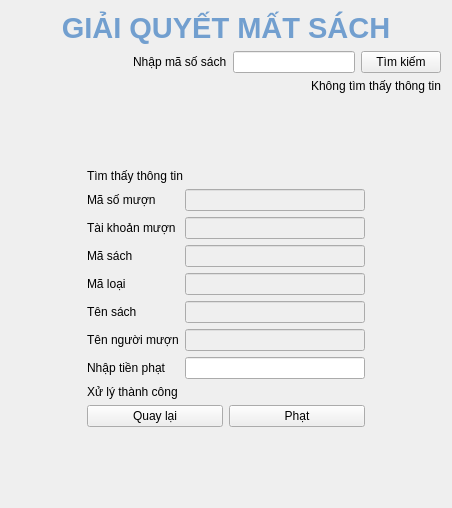
          <widget class="QWidget" name="tab_5">
           <attribute name="title">
            <string>Giải quyết mất sách</string>
           </attribute>
           <layout class="QGridLayout" name="gridLayout_18">
            <item row="4" column="1">
             <widget class="QWidget" name="lostBook_fineForm" native="true">
              <layout class="QVBoxLayout" name="verticalLayout_6">
               <property name="leftMargin">
                <number>30</number>
               </property>
               <property name="topMargin">
                <number>30</number>
               </property>
               <property name="rightMargin">
                <number>30</number>
               </property>
               <property name="bottomMargin">
                <number>30</number>
               </property>
               <item>
                <widget class="QLabel" name="label_29">
                 <property name="text">
                  <string>Tìm thấy thông tin</string>
                 </property>
                </widget>
               </item>
               <item>
                <layout class="QHBoxLayout" name="horizontalLayout_22">
                 <property name="topMargin">
                  <number>0</number>
                 </property>
                 <item>
                  <widget class="QLabel" name="label_30">
                   <property name="text">
                    <string>Mã số mượn</string>
                   </property>
                  </widget>
                 </item>
                 <item>
                  <widget class="QLineEdit" name="lostBook_rentIdLine">
                   <property name="enabled">
                    <bool>false</bool>
                   </property>
                   <property name="minimumSize">
                    <size>
                     <width>180</width>
                     <height>0</height>
                    </size>
                   </property>
                   <property name="maximumSize">
                    <size>
                     <width>180</width>
                     <height>16777215</height>
                    </size>
                   </property>
                   <property name="readOnly">
                    <bool>true</bool>
                   </property>
                  </widget>
                 </item>
                </layout>
               </item>
               <item>
                <layout class="QHBoxLayout" name="horizontalLayout_28">
                 <property name="bottomMargin">
                  <number>0</number>
                 </property>
                 <item>
                  <widget class="QLabel" name="label_28">
                   <property name="text">
                    <string>Tài khoản mượn</string>
                   </property>
                  </widget>
                 </item>
                 <item>
                  <widget class="QLineEdit" name="lostBook_accIDLine">
                   <property name="enabled">
                    <bool>false</bool>
                   </property>
                   <property name="minimumSize">
                    <size>
                     <width>180</width>
                     <height>0</height>
                    </size>
                   </property>
                   <property name="maximumSize">
                    <size>
                     <width>180</width>
                     <height>16777215</height>
                    </size>
                   </property>
                  </widget>
                 </item>
                </layout>
               </item>
               <item>
                <layout class="QHBoxLayout" name="horizontalLayout_23">
                 <property name="topMargin">
                  <number>0</number>
                 </property>
                 <item>
                  <widget class="QLabel" name="label_31">
                   <property name="text">
                    <string>Mã sách</string>
                   </property>
                  </widget>
                 </item>
                 <item>
                  <widget class="QLineEdit" name="lostBook_bookIDLine">
                   <property name="enabled">
                    <bool>false</bool>
                   </property>
                   <property name="minimumSize">
                    <size>
                     <width>180</width>
                     <height>0</height>
                    </size>
                   </property>
                   <property name="maximumSize">
                    <size>
                     <width>180</width>
                     <height>16777215</height>
                    </size>
                   </property>
                   <property name="readOnly">
                    <bool>true</bool>
                   </property>
                  </widget>
                 </item>
                </layout>
               </item>
               <item>
                <layout class="QHBoxLayout" name="horizontalLayout_56">
                 <property name="topMargin">
                  <number>0</number>
                 </property>
                 <item>
                  <widget class="QLabel" name="label_63">
                   <property name="text">
                    <string>Mã loại</string>
                   </property>
                  </widget>
                 </item>
                 <item>
                  <widget class="QLineEdit" name="lostBook_BTypeID">
                   <property name="enabled">
                    <bool>false</bool>
                   </property>
                   <property name="minimumSize">
                    <size>
                     <width>180</width>
                     <height>0</height>
                    </size>
                   </property>
                   <property name="maximumSize">
                    <size>
                     <width>180</width>
                     <height>16777215</height>
                    </size>
                   </property>
                  </widget>
                 </item>
                </layout>
               </item>
               <item>
                <layout class="QHBoxLayout" name="horizontalLayout_24">
                 <property name="topMargin">
                  <number>0</number>
                 </property>
                 <item>
                  <widget class="QLabel" name="label_32">
                   <property name="text">
                    <string>Tên sách</string>
                   </property>
                  </widget>
                 </item>
                 <item>
                  <widget class="QLineEdit" name="lostBook_bookTitleLine">
                   <property name="enabled">
                    <bool>false</bool>
                   </property>
                   <property name="minimumSize">
                    <size>
                     <width>180</width>
                     <height>0</height>
                    </size>
                   </property>
                   <property name="maximumSize">
                    <size>
                     <width>80</width>
                     <height>16777215</height>
                    </size>
                   </property>
                   <property name="readOnly">
                    <bool>true</bool>
                   </property>
                  </widget>
                 </item>
                </layout>
               </item>
               <item>
                <layout class="QHBoxLayout" name="horizontalLayout_25">
                 <property name="bottomMargin">
                  <number>0</number>
                 </property>
                 <item>
                  <widget class="QLabel" name="label_33">
                   <property name="text">
                    <string>Tên người mượn</string>
                   </property>
                  </widget>
                 </item>
                 <item>
                  <widget class="QLineEdit" name="lostBook_nameLine">
                   <property name="enabled">
                    <bool>false</bool>
                   </property>
                   <property name="minimumSize">
                    <size>
                     <width>180</width>
                     <height>0</height>
                    </size>
                   </property>
                   <property name="maximumSize">
                    <size>
                     <width>180</width>
                     <height>16777215</height>
                    </size>
                   </property>
                   <property name="readOnly">
                    <bool>true</bool>
                   </property>
                   <property name="clearButtonEnabled">
                    <bool>false</bool>
                   </property>
                  </widget>
                 </item>
                </layout>
               </item>
               <item>
                <layout class="QHBoxLayout" name="horizontalLayout_27">
                 <property name="bottomMargin">
                  <number>0</number>
                 </property>
                 <item>
                  <widget class="QLabel" name="label_34">
                   <property name="text">
                    <string>Nhập tiền phạt</string>
                   </property>
                  </widget>
                 </item>
                 <item>
                  <widget class="QLineEdit" name="lostBook_fineLine">
                   <property name="enabled">
                    <bool>true</bool>
                   </property>
                   <property name="minimumSize">
                    <size>
                     <width>180</width>
                     <height>0</height>
                    </size>
                   </property>
                   <property name="maximumSize">
                    <size>
                     <width>180</width>
                     <height>16777215</height>
                    </size>
                   </property>
                  </widget>
                 </item>
                </layout>
               </item>
               <item>
                <widget class="QLabel" name="lostBook_noteLabel">
                 <property name="text">
                  <string>Xử lý thành công</string>
                 </property>
                </widget>
               </item>
               <item>
                <layout class="QHBoxLayout" name="horizontalLayout_26">
                 <property name="bottomMargin">
                  <number>0</number>
                 </property>
                 <item>
                  <widget class="QPushButton" name="lostBook_backButton">
                   <property name="text">
                    <string>Quay lại</string>
                   </property>
                  </widget>
                 </item>
                 <item>
                  <widget class="QPushButton" name="lostBook_fineButton">
                   <property name="text">
                    <string>Phạt</string>
                   </property>
                  </widget>
                 </item>
                </layout>
               </item>
              </layout>
             </widget>
            </item>
            <item row="2" column="0" colspan="3">
             <widget class="QLabel" name="lostBook_nFoundLabel">
              <property name="text">
               <string>&lt;html&gt;&lt;head/&gt;&lt;body&gt;&lt;p align=&quot;right&quot;&gt;Không tìm thấy thông tin&lt;/p&gt;&lt;/body&gt;&lt;/html&gt;</string>
              </property>
             </widget>
            </item>
            <item row="3" column="0">
             <spacer name="verticalSpacer_8">
              <property name="orientation">
               <enum>Qt::Vertical</enum>
              </property>
              <property name="sizeHint" stdset="0">
               <size>
                <width>20</width>
                <height>40</height>
               </size>
              </property>
             </spacer>
            </item>
            <item row="4" column="0">
             <spacer name="horizontalSpacer_10">
              <property name="orientation">
               <enum>Qt::Horizontal</enum>
              </property>
              <property name="sizeHint" stdset="0">
               <size>
                <width>40</width>
                <height>20</height>
               </size>
              </property>
             </spacer>
            </item>
            <item row="4" column="2">
             <spacer name="horizontalSpacer_11">
              <property name="orientation">
               <enum>Qt::Horizontal</enum>
              </property>
              <property name="sizeHint" stdset="0">
               <size>
                <width>40</width>
                <height>20</height>
               </size>
              </property>
             </spacer>
            </item>
            <item row="1" column="0" colspan="3">
             <layout class="QHBoxLayout" name="horizontalLayout_21">
              <property name="topMargin">
               <number>0</number>
              </property>
              <item>
               <spacer name="horizontalSpacer_9">
                <property name="orientation">
                 <enum>Qt::Horizontal</enum>
                </property>
                <property name="sizeHint" stdset="0">
                 <size>
                  <width>40</width>
                  <height>20</height>
                 </size>
                </property>
               </spacer>
              </item>
              <item>
               <widget class="QLabel" name="label_27">
                <property name="text">
                 <string>Nhập mã số sách</string>
                </property>
               </widget>
              </item>
              <item>
               <widget class="QLineEdit" name="lostBook_findLine"/>
              </item>
              <item>
               <widget class="QPushButton" name="lostBook_findButton">
                <property name="text">
                 <string>Tìm kiếm</string>
                </property>
               </widget>
              </item>
             </layout>
            </item>
            <item row="5" column="1">
             <spacer name="verticalSpacer_11">
              <property name="orientation">
               <enum>Qt::Vertical</enum>
              </property>
              <property name="sizeHint" stdset="0">
               <size>
                <width>20</width>
                <height>40</height>
               </size>
              </property>
             </spacer>
            </item>
            <item row="0" column="0" colspan="3">
             <widget class="QLabel" name="label_22">
              <property name="text">
               <string>&lt;html&gt;&lt;head/&gt;&lt;body&gt;&lt;p align=&quot;center&quot;&gt;&lt;span style=&quot; font-size:22pt; font-weight:600; color:#729fcf;&quot;&gt;GIẢI QUYẾT MẤT SÁCH&lt;/span&gt;&lt;/p&gt;&lt;/body&gt;&lt;/html&gt;</string>
              </property>
             </widget>
            </item>
           </layout>
          </widget>
